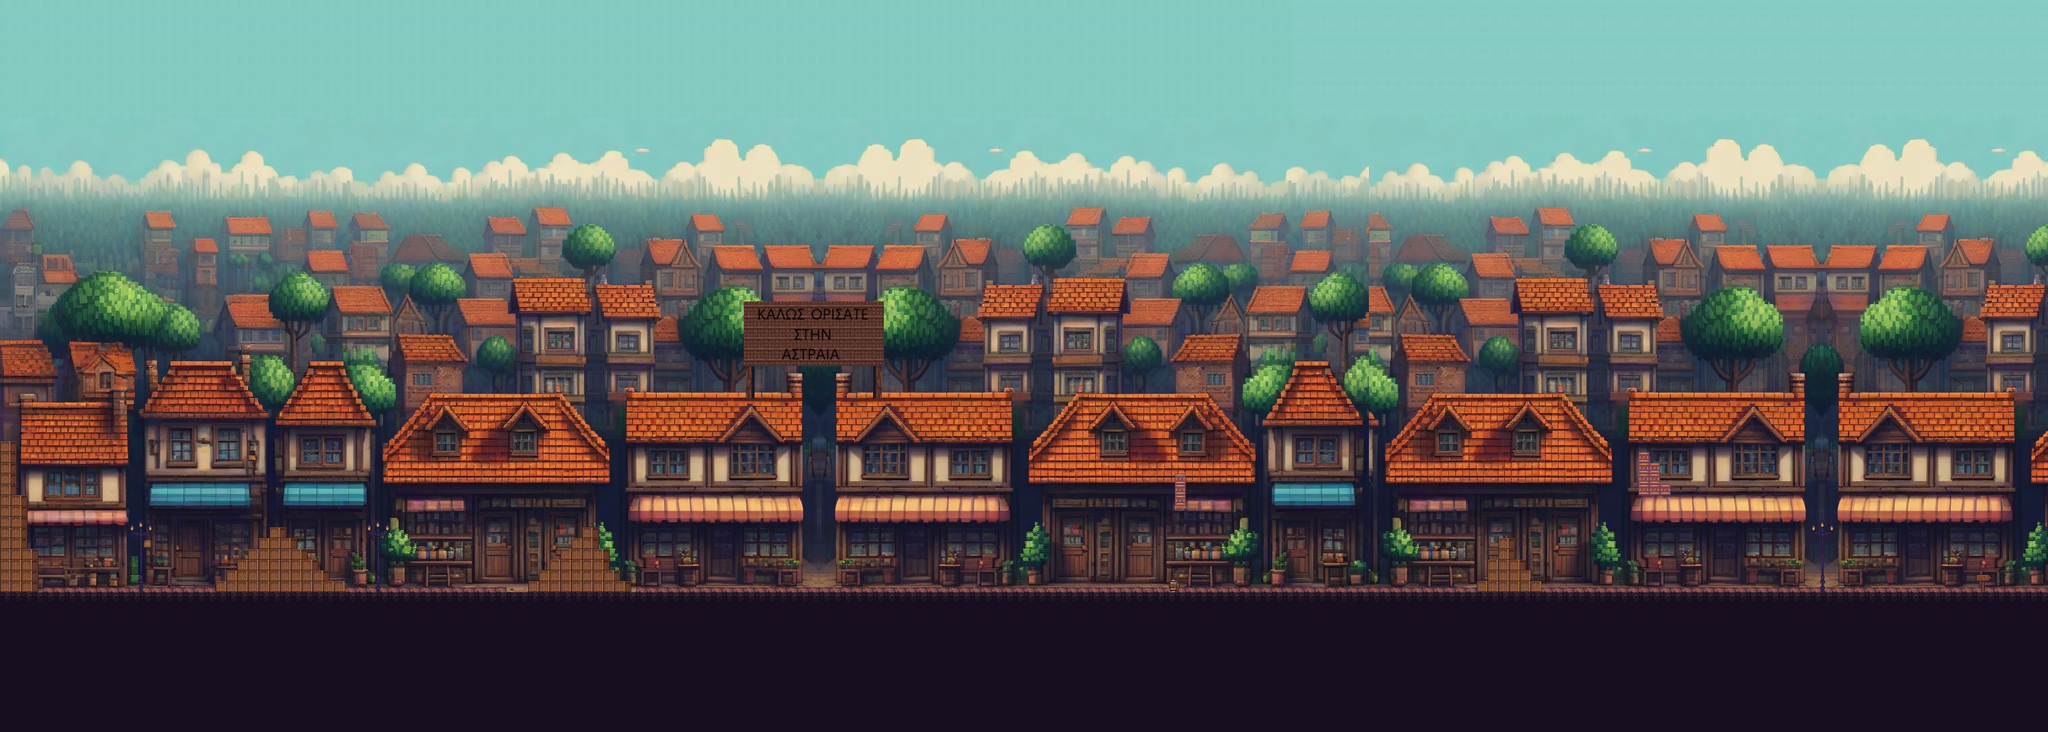

This is a level from a 2D game, rendered from its Tiled map with the project's own tilesets. A one-line summary and the map file follow, with tile-layer data summarised:
An orthogonal 190x68 tile map with 16x16 px tiles, 4 tile layers (background, ground, houses, decoration), 14 tilesets and 9 objects.

<map version="1.10" tiledversion="1.10.2" orientation="orthogonal" renderorder="right-down" width="190" height="68" tilewidth="16" tileheight="16" infinite="0" nextlayerid="11" nextobjectid="25">
 <tileset firstgid="1" source="Backgroundimage.tsx" />
 <tileset firstgid="3953" source="groundasset.tsx" />
 <tileset firstgid="3956" source="Spriteslvl3.tsx" />
 <tileset firstgid="7156" source="Astraia.tsx" />
 <tileset firstgid="10036" name="Pillars" tilewidth="16" tileheight="16" tilecount="224" columns="16">
  <image source="house.png" width="256" height="224" />
 </tileset>
 <tileset firstgid="10260" source="NPC1LEVEL3.tsx" />
 <tileset firstgid="10273" source="NPC2LEVEL3.tsx" />
 <tileset firstgid="10277" source="NPC3LEVEL3.tsx" />
 <tileset firstgid="10287" source="wagon.tsx" />
 <tileset firstgid="10288" source="street_Lamp.tsx" />
 <tileset firstgid="10289" source="acidlvl5.tsx" />
 <tileset firstgid="10290" source="Foodlvl5.tsx" />
 <tileset firstgid="10354" name="crateobstacle" tilewidth="16" tileheight="16" tilecount="1" columns="1">
  <image source="crate.png" width="16" height="16" />
  <tile id="0">
   <objectgroup draworder="index" id="2">
    <object id="1" x="0.0582772" y="0.0874158" width="15.9388" height="15.9097" />
   </objectgroup>
  </tile>
 </tileset>
 <tileset firstgid="10355" source="tost.tsx" />
 <layer id="1" name="background" width="190" height="68">
  <data>[12920 cells, 11970 non-empty, 3952 distinct tile ids]</data>
 </layer>
 <objectgroup id="2" name="acid">
  <object id="16" gid="10289" x="544" y="1024" width="16" height="16" />
 </objectgroup>
 <objectgroup id="8" name="removableitems">
  <object id="17" gid="10287" x="2416" y="880" width="93" height="75" />
 </objectgroup>
 <layer id="3" name="ground" width="190" height="68">
  <data>[12920 cells, 3061 non-empty, 89 distinct tile ids]</data>
 </layer>
 <layer id="4" name="houses" width="190" height="68">
  <data>[12920 cells, 0 non-empty, 0 distinct tile ids]</data>
 </layer>
 <objectgroup id="7" name="NPC">
  <properties>
   <property name="Path_isBlocked" type="bool" value="true" />
  </properties>
  <object id="9" gid="2147493914" x="704" y="880" width="53" height="62" />
  <object id="10" gid="2147493921" x="1194.17" y="875.917" width="53" height="62" />
  <object id="11" gid="2147493930" x="1680" y="880" width="58" height="70">
   <properties>
    <property name="IsNearby" type="bool" value="false" />
   </properties>
  </object>
 </objectgroup>
 <layer id="5" name="decoration" width="190" height="68">
  <data>[12920 cells, 95 non-empty, 89 distinct tile ids]</data>
 </layer>
 <objectgroup id="9" name="collectables2">
  <object id="24" gid="10355" x="1776" y="736" width="18.1515" height="18.0909" />
 </objectgroup>
 <objectgroup id="10" name="collectables">
  <object id="22" gid="10300" x="635.333" y="736.667" width="16" height="16" />
  <object id="23" gid="10300" x="1209.33" y="692.667" width="16" height="16" />
 </objectgroup>
</map>
